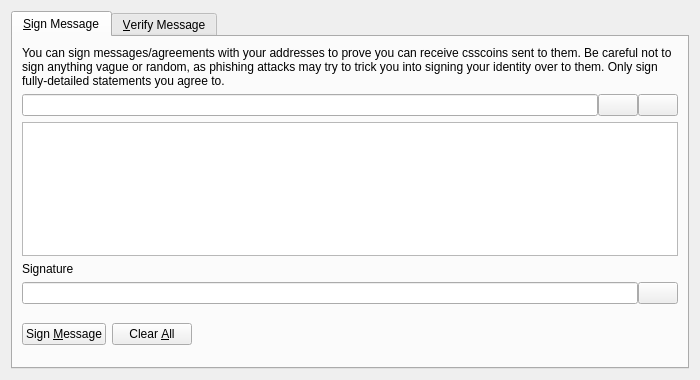
<?xml version="1.0" encoding="UTF-8"?>
<ui version="4.0">
 <class>SignVerifyMessageDialog</class>
 <widget class="QDialog" name="SignVerifyMessageDialog">
  <property name="geometry">
   <rect>
    <x>0</x>
    <y>0</y>
    <width>700</width>
    <height>380</height>
   </rect>
  </property>
  <property name="windowTitle">
   <string>Signatures - Sign / Verify a Message</string>
  </property>
  <property name="modal">
   <bool>true</bool>
  </property>
  <layout class="QVBoxLayout" name="verticalLayout">
   <item>
    <widget class="QTabWidget" name="tabWidget">
     <property name="currentIndex">
      <number>0</number>
     </property>
     <widget class="QWidget" name="tabSignMessage">
      <attribute name="title">
       <string>&amp;Sign Message</string>
      </attribute>
      <layout class="QVBoxLayout" name="verticalLayout_SM">
       <item>
        <widget class="QLabel" name="infoLabel_SM">
         <property name="text">
          <string>You can sign messages/agreements with your addresses to prove you can receive csscoins sent to them. Be careful not to sign anything vague or random, as phishing attacks may try to trick you into signing your identity over to them. Only sign fully-detailed statements you agree to.</string>
         </property>
         <property name="textFormat">
          <enum>Qt::PlainText</enum>
         </property>
         <property name="wordWrap">
          <bool>true</bool>
         </property>
        </widget>
       </item>
       <item>
        <layout class="QHBoxLayout" name="horizontalLayout_1_SM">
         <property name="spacing">
          <number>0</number>
         </property>
         <item>
          <widget class="QValidatedLineEdit" name="addressIn_SM">
           <property name="toolTip">
            <string>The Csscoin address to sign the message with</string>
           </property>
          </widget>
         </item>
         <item>
          <widget class="QPushButton" name="addressBookButton_SM">
           <property name="toolTip">
            <string>Choose previously used address</string>
           </property>
           <property name="text">
            <string/>
           </property>
           <property name="icon">
            <iconset resource="../bitcoin.qrc">
             <normaloff>:/icons/address-book</normaloff>:/icons/address-book</iconset>
           </property>
           <property name="shortcut">
            <string>Alt+A</string>
           </property>
           <property name="autoDefault">
            <bool>false</bool>
           </property>
          </widget>
         </item>
         <item>
          <widget class="QPushButton" name="pasteButton_SM">
           <property name="toolTip">
            <string>Paste address from clipboard</string>
           </property>
           <property name="text">
            <string/>
           </property>
           <property name="icon">
            <iconset resource="../bitcoin.qrc">
             <normaloff>:/icons/editpaste</normaloff>:/icons/editpaste</iconset>
           </property>
           <property name="shortcut">
            <string>Alt+P</string>
           </property>
           <property name="autoDefault">
            <bool>false</bool>
           </property>
          </widget>
         </item>
        </layout>
       </item>
       <item>
        <widget class="QPlainTextEdit" name="messageIn_SM">
         <property name="toolTip">
          <string>Enter the message you want to sign here</string>
         </property>
        </widget>
       </item>
       <item>
        <widget class="QLabel" name="signatureLabel_SM">
         <property name="text">
          <string>Signature</string>
         </property>
         <property name="textFormat">
          <enum>Qt::PlainText</enum>
         </property>
        </widget>
       </item>
       <item>
        <layout class="QHBoxLayout" name="horizontalLayout_2_SM">
         <property name="spacing">
          <number>0</number>
         </property>
         <item>
          <widget class="QLineEdit" name="signatureOut_SM">
           <property name="font">
            <font>
             <italic>true</italic>
            </font>
           </property>
           <property name="readOnly">
            <bool>true</bool>
           </property>
          </widget>
         </item>
         <item>
          <widget class="QPushButton" name="copySignatureButton_SM">
           <property name="toolTip">
            <string>Copy the current signature to the system clipboard</string>
           </property>
           <property name="text">
            <string/>
           </property>
           <property name="icon">
            <iconset resource="../bitcoin.qrc">
             <normaloff>:/icons/editcopy</normaloff>:/icons/editcopy</iconset>
           </property>
           <property name="autoDefault">
            <bool>false</bool>
           </property>
          </widget>
         </item>
        </layout>
       </item>
       <item>
        <layout class="QHBoxLayout" name="horizontalLayout_3_SM">
         <item>
          <widget class="QPushButton" name="signMessageButton_SM">
           <property name="toolTip">
            <string>Sign the message to prove you own this Csscoin address</string>
           </property>
           <property name="text">
            <string>Sign &amp;Message</string>
           </property>
           <property name="icon">
            <iconset resource="../bitcoin.qrc">
             <normaloff>:/icons/edit</normaloff>:/icons/edit</iconset>
           </property>
           <property name="autoDefault">
            <bool>false</bool>
           </property>
          </widget>
         </item>
         <item>
          <widget class="QPushButton" name="clearButton_SM">
           <property name="toolTip">
            <string>Reset all sign message fields</string>
           </property>
           <property name="text">
            <string>Clear &amp;All</string>
           </property>
           <property name="icon">
            <iconset resource="../bitcoin.qrc">
             <normaloff>:/icons/remove</normaloff>:/icons/remove</iconset>
           </property>
           <property name="autoDefault">
            <bool>false</bool>
           </property>
          </widget>
         </item>
         <item>
          <spacer name="horizontalSpacer_1_SM">
           <property name="orientation">
            <enum>Qt::Horizontal</enum>
           </property>
           <property name="sizeHint" stdset="0">
            <size>
             <width>40</width>
             <height>48</height>
            </size>
           </property>
          </spacer>
         </item>
         <item>
          <widget class="QLabel" name="statusLabel_SM">
           <property name="font">
            <font>
             <weight>75</weight>
             <bold>true</bold>
            </font>
           </property>
           <property name="text">
            <string/>
           </property>
           <property name="wordWrap">
            <bool>true</bool>
           </property>
          </widget>
         </item>
         <item>
          <spacer name="horizontalSpacer_2_SM">
           <property name="orientation">
            <enum>Qt::Horizontal</enum>
           </property>
           <property name="sizeHint" stdset="0">
            <size>
             <width>40</width>
             <height>48</height>
            </size>
           </property>
          </spacer>
         </item>
        </layout>
       </item>
      </layout>
     </widget>
     <widget class="QWidget" name="tabVerifyMessage">
      <attribute name="title">
       <string>&amp;Verify Message</string>
      </attribute>
      <layout class="QVBoxLayout" name="verticalLayout_VM">
       <item>
        <widget class="QLabel" name="infoLabel_VM">
         <property name="text">
          <string>Enter the receiver's address, message (ensure you copy line breaks, spaces, tabs, etc. exactly) and signature below to verify the message. Be careful not to read more into the signature than what is in the signed message itself, to avoid being tricked by a man-in-the-middle attack. Note that this only proves the signing party receives with the address, it cannot prove sendership of any transaction!</string>
         </property>
         <property name="textFormat">
          <enum>Qt::PlainText</enum>
         </property>
         <property name="alignment">
          <set>Qt::AlignLeading|Qt::AlignLeft|Qt::AlignTop</set>
         </property>
         <property name="wordWrap">
          <bool>true</bool>
         </property>
        </widget>
       </item>
       <item>
        <layout class="QHBoxLayout" name="horizontalLayout_1_VM">
         <property name="spacing">
          <number>0</number>
         </property>
         <item>
          <widget class="QValidatedLineEdit" name="addressIn_VM">
           <property name="toolTip">
            <string>The Csscoin address the message was signed with</string>
           </property>
          </widget>
         </item>
         <item>
          <widget class="QPushButton" name="addressBookButton_VM">
           <property name="toolTip">
            <string>Choose previously used address</string>
           </property>
           <property name="text">
            <string/>
           </property>
           <property name="icon">
            <iconset resource="../bitcoin.qrc">
             <normaloff>:/icons/address-book</normaloff>:/icons/address-book</iconset>
           </property>
           <property name="shortcut">
            <string>Alt+A</string>
           </property>
           <property name="autoDefault">
            <bool>false</bool>
           </property>
          </widget>
         </item>
        </layout>
       </item>
       <item>
        <widget class="QPlainTextEdit" name="messageIn_VM"/>
       </item>
       <item>
        <widget class="QValidatedLineEdit" name="signatureIn_VM"/>
       </item>
       <item>
        <layout class="QHBoxLayout" name="horizontalLayout_2_VM">
         <item>
          <widget class="QPushButton" name="verifyMessageButton_VM">
           <property name="toolTip">
            <string>Verify the message to ensure it was signed with the specified Csscoin address</string>
           </property>
           <property name="text">
            <string>Verify &amp;Message</string>
           </property>
           <property name="icon">
            <iconset resource="../bitcoin.qrc">
             <normaloff>:/icons/transaction_0</normaloff>:/icons/transaction_0</iconset>
           </property>
           <property name="autoDefault">
            <bool>false</bool>
           </property>
          </widget>
         </item>
         <item>
          <widget class="QPushButton" name="clearButton_VM">
           <property name="toolTip">
            <string>Reset all verify message fields</string>
           </property>
           <property name="text">
            <string>Clear &amp;All</string>
           </property>
           <property name="icon">
            <iconset resource="../bitcoin.qrc">
             <normaloff>:/icons/remove</normaloff>:/icons/remove</iconset>
           </property>
           <property name="autoDefault">
            <bool>false</bool>
           </property>
          </widget>
         </item>
         <item>
          <spacer name="horizontalSpacer_1_VM">
           <property name="orientation">
            <enum>Qt::Horizontal</enum>
           </property>
           <property name="sizeHint" stdset="0">
            <size>
             <width>40</width>
             <height>48</height>
            </size>
           </property>
          </spacer>
         </item>
         <item>
          <widget class="QLabel" name="statusLabel_VM">
           <property name="font">
            <font>
             <weight>75</weight>
             <bold>true</bold>
            </font>
           </property>
           <property name="text">
            <string/>
           </property>
           <property name="wordWrap">
            <bool>true</bool>
           </property>
          </widget>
         </item>
         <item>
          <spacer name="horizontalSpacer_2_VM">
           <property name="orientation">
            <enum>Qt::Horizontal</enum>
           </property>
           <property name="sizeHint" stdset="0">
            <size>
             <width>40</width>
             <height>48</height>
            </size>
           </property>
          </spacer>
         </item>
        </layout>
       </item>
      </layout>
     </widget>
    </widget>
   </item>
  </layout>
 </widget>
 <customwidgets>
  <customwidget>
   <class>QValidatedLineEdit</class>
   <extends>QLineEdit</extends>
   <header>qvalidatedlineedit.h</header>
  </customwidget>
 </customwidgets>
 <resources>
  <include location="../bitcoin.qrc"/>
 </resources>
 <connections/>
</ui>
